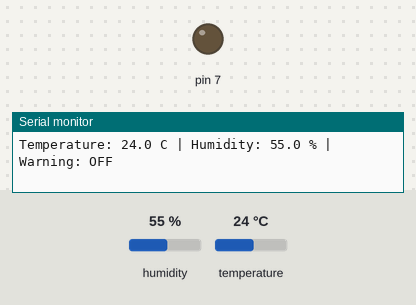
Bench run of a sketch on a simulated Arduino Uno, built with avr-gcc and run on an emulated ATmega328P. Parts: output pins drawn as LEDs (lit = HIGH), the last lines printed to the serial monitor. The inputs (shaded band) are chosen by the test bench; at power-on: temperature 24 °C, humidity 55 %.

Above: at 6.8 s.
6.9 s: temperature set to 29.6 °C
12.2 s: temperature set to 30.5 °C
At 15.2 s:
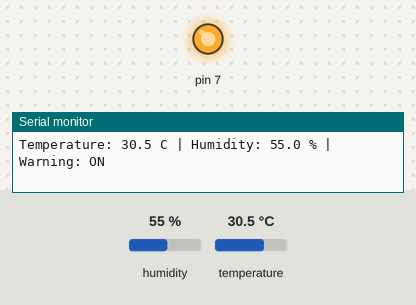
17.5 s: temperature set to 12 °C
At 18.3 s:
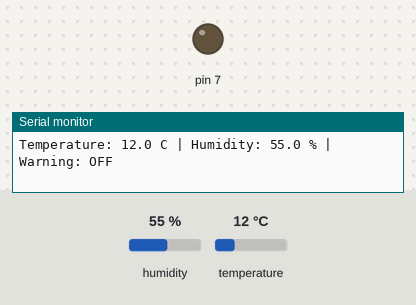
22.8 s: temperature set to 33 °C
At 26.7 s:
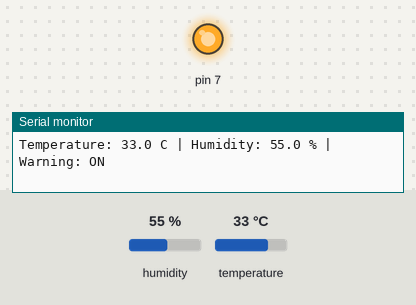
Timing chart, 0 to 28.2 s (numbered marks = the images above; inputs shaded):
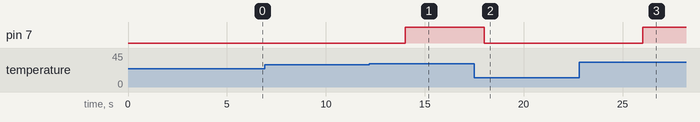

The sketch:

sketch.ino
```cpp
#include "SensorMonitor.h"

const unsigned long TASK_PERIOD_MS = 2000;
unsigned long lastRunMs = 0;

void setup() {
  Serial.begin(115200);
  SensorMonitor_Init();
}

void loop() {
  const unsigned long now = millis();
  if (now - lastRunMs >= TASK_PERIOD_MS) {
    lastRunMs = now;
    SensorMonitor_Run();
  }
}
```

Measured:
- the behaviour switches between 29.9 and 30 °C on temperature (found by bisection; images 0 and 1)
- after the input at 12.2 s, pin 7: LOW → HIGH after 1.8 s
- after the input at 17.5 s, pin 7: HIGH → LOW after 0.51 s
- after the input at 22.8 s, pin 7: LOW → HIGH after 3.2 s
